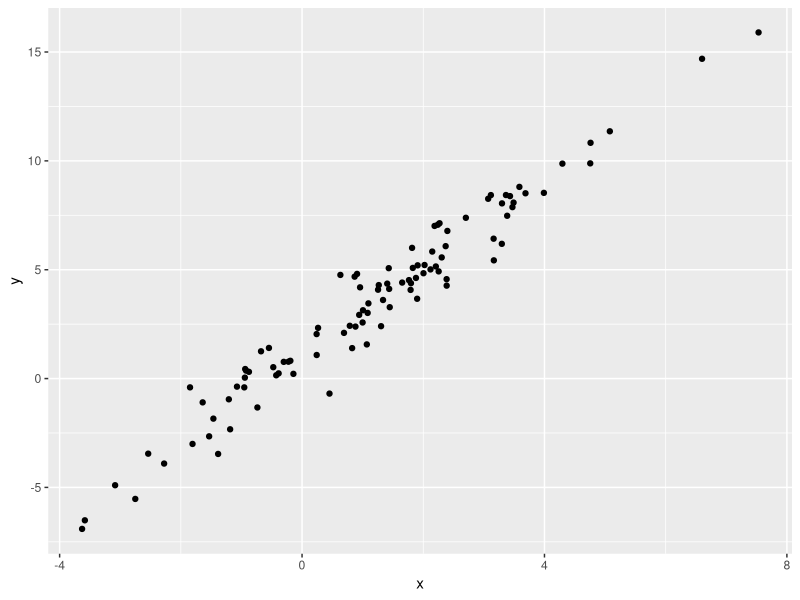

Here is the R script that generated this plot:
## ---- chunk 1
library(tidyverse)
## ---- chunk 2
plot_df=
  tibble(
    x = rnorm(100,mean=1,sd=2),
    y=1+2*x+rnorm(100)
  )
## ---- chunk 3
plot_df |> 
  ggplot(aes(x=x, y=y))+
  geom_point()
